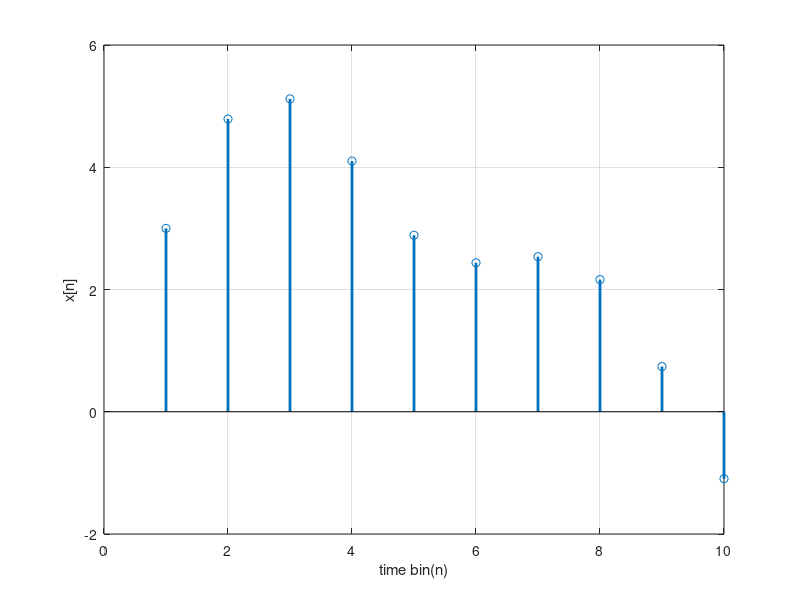
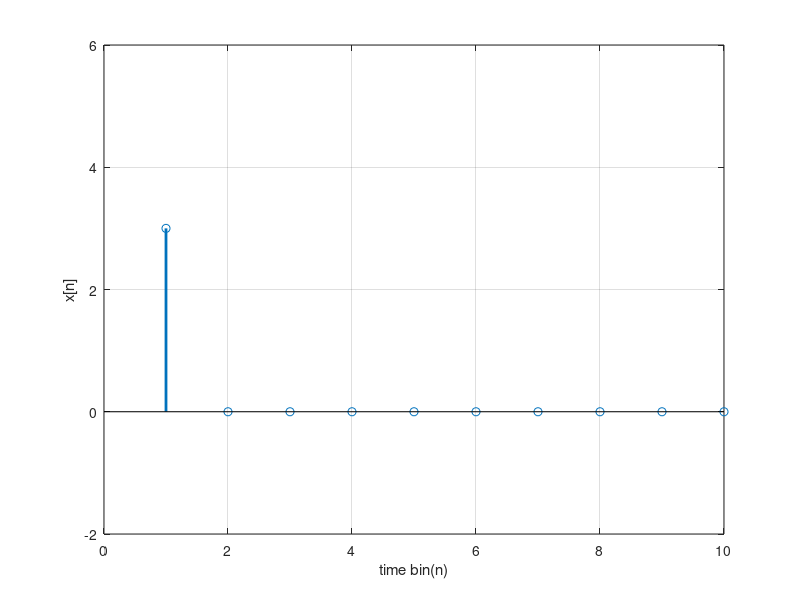
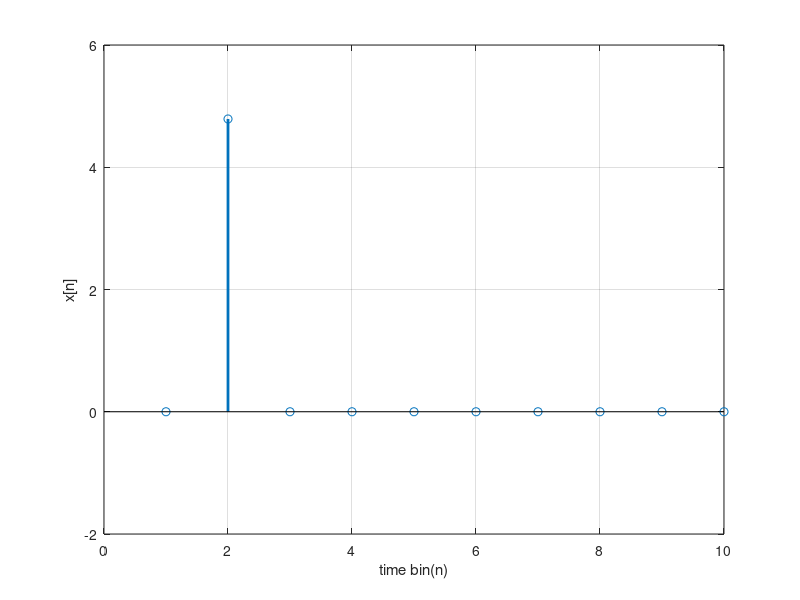
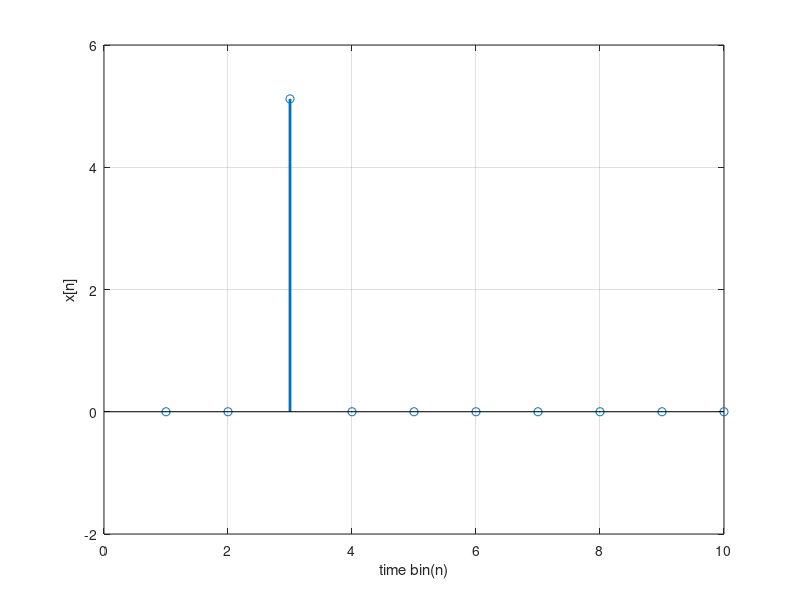

The MATLAB script that drew these images, in order:
clear; close all; clc;

%% impulse response

x = zeros(1,11);
t = -5:5;
x(6) = 1;

figure;
stem(t, x,'linewidth',2)
xlabel('time bin(n)');
ylabel('\delta[n]');
grid on;
ylim([-0.5, 1.5])

%%
t = linspace(0, 10, 10);
x = sin(t) + 3* cos(t/3) + 4 * sin(t/4);
stem(x,'linewidth',2)
xlabel('time bin(n)');
ylabel('x[n]');
grid on;

%%
t = linspace(0, 10, 10);
x = sin(t) + 3* cos(t/3) + 4 * sin(t/4);
close all

for i = 1:10
    x2show = zeros(1,10);
    x2show(i) = x(i);
    figure('position',[680, 745, 223, 233]);
    stem(x2show,'linewidth',2)
    xlabel('time bin(n)');
    ylabel('x[n]');
    grid on;
    ylim([-2, 6])
end
